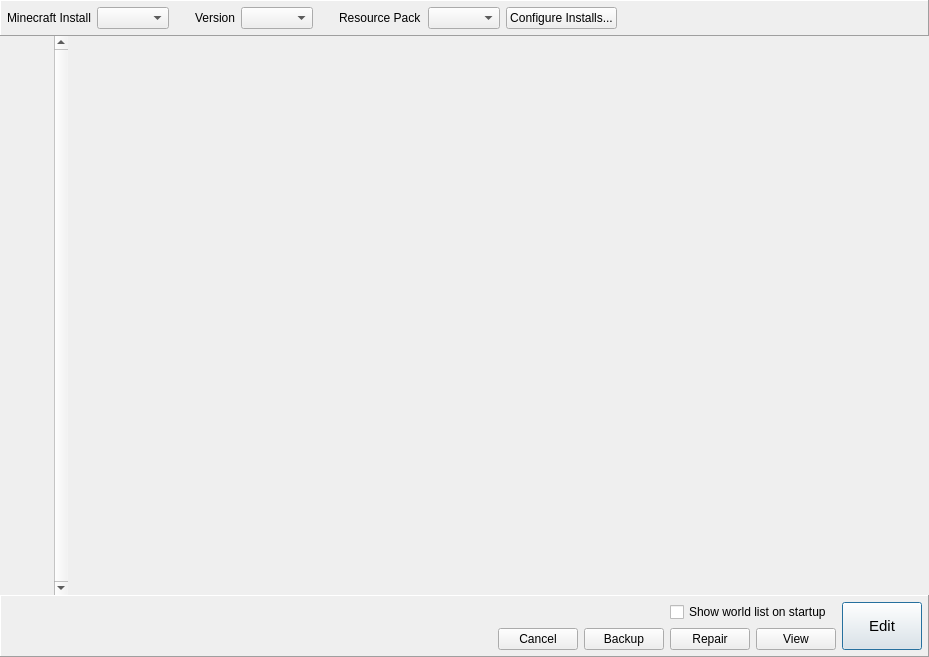
<?xml version="1.0" encoding="UTF-8"?>
<ui version="4.0">
 <class>worldList</class>
 <widget class="QWidget" name="worldList">
  <property name="geometry">
   <rect>
    <x>0</x>
    <y>0</y>
    <width>929</width>
    <height>657</height>
   </rect>
  </property>
  <property name="windowTitle">
   <string>MCEdit - World List</string>
  </property>
  <layout class="QVBoxLayout" name="verticalLayout">
   <property name="spacing">
    <number>0</number>
   </property>
   <property name="margin">
    <number>0</number>
   </property>
   <item>
    <widget class="QFrame" name="frame1">
     <property name="frameShape">
      <enum>QFrame::Panel</enum>
     </property>
     <property name="frameShadow">
      <enum>QFrame::Raised</enum>
     </property>
     <layout class="QHBoxLayout" name="horizontalLayout">
      <property name="margin">
       <number>6</number>
      </property>
      <item>
       <widget class="QLabel" name="label">
        <property name="text">
         <string>Minecraft Install</string>
        </property>
       </widget>
      </item>
      <item>
       <widget class="QComboBox" name="minecraftInstallBox"/>
      </item>
      <item>
       <spacer name="horizontalSpacer_2">
        <property name="orientation">
         <enum>Qt::Horizontal</enum>
        </property>
        <property name="sizeType">
         <enum>QSizePolicy::Minimum</enum>
        </property>
        <property name="sizeHint" stdset="0">
         <size>
          <width>20</width>
          <height>20</height>
         </size>
        </property>
       </spacer>
      </item>
      <item>
       <widget class="QLabel" name="label_2">
        <property name="text">
         <string>Version</string>
        </property>
       </widget>
      </item>
      <item>
       <widget class="QComboBox" name="minecraftVersionBox"/>
      </item>
      <item>
       <spacer name="horizontalSpacer_3">
        <property name="orientation">
         <enum>Qt::Horizontal</enum>
        </property>
        <property name="sizeType">
         <enum>QSizePolicy::Minimum</enum>
        </property>
        <property name="sizeHint" stdset="0">
         <size>
          <width>20</width>
          <height>20</height>
         </size>
        </property>
       </spacer>
      </item>
      <item>
       <widget class="QLabel" name="label_3">
        <property name="text">
         <string>Resource Pack</string>
        </property>
       </widget>
      </item>
      <item>
       <widget class="QComboBox" name="resourcePackBox"/>
      </item>
      <item>
       <widget class="QPushButton" name="configureButton">
        <property name="text">
         <string>Configure Installs...</string>
        </property>
       </widget>
      </item>
      <item>
       <spacer name="horizontalSpacer">
        <property name="orientation">
         <enum>Qt::Horizontal</enum>
        </property>
        <property name="sizeHint" stdset="0">
         <size>
          <width>40</width>
          <height>20</height>
         </size>
        </property>
       </spacer>
      </item>
     </layout>
    </widget>
   </item>
   <item>
    <widget class="QFrame" name="frame2">
     <property name="frameShape">
      <enum>QFrame::NoFrame</enum>
     </property>
     <property name="frameShadow">
      <enum>QFrame::Raised</enum>
     </property>
     <layout class="QHBoxLayout" name="horizontalLayout_2">
      <property name="spacing">
       <number>0</number>
      </property>
      <property name="margin">
       <number>0</number>
      </property>
      <item>
       <widget class="QScrollArea" name="scrollArea">
        <property name="sizePolicy">
         <sizepolicy hsizetype="Preferred" vsizetype="Expanding">
          <horstretch>0</horstretch>
          <verstretch>0</verstretch>
         </sizepolicy>
        </property>
        <property name="frameShape">
         <enum>QFrame::NoFrame</enum>
        </property>
        <property name="verticalScrollBarPolicy">
         <enum>Qt::ScrollBarAlwaysOn</enum>
        </property>
        <property name="horizontalScrollBarPolicy">
         <enum>Qt::ScrollBarAlwaysOff</enum>
        </property>
        <property name="widgetResizable">
         <bool>true</bool>
        </property>
        <widget class="QWidget" name="scrollAreaWidgetContents">
         <property name="geometry">
          <rect>
           <x>0</x>
           <y>0</y>
           <width>52</width>
           <height>560</height>
          </rect>
         </property>
        </widget>
       </widget>
      </item>
      <item>
       <widget class="QStackedWidget" name="stackedWidget">
        <property name="lineWidth">
         <number>0</number>
        </property>
        <property name="currentIndex">
         <number>-1</number>
        </property>
       </widget>
      </item>
     </layout>
    </widget>
   </item>
   <item>
    <widget class="QFrame" name="frame3">
     <property name="frameShape">
      <enum>QFrame::Panel</enum>
     </property>
     <property name="frameShadow">
      <enum>QFrame::Raised</enum>
     </property>
     <layout class="QGridLayout" name="gridLayout">
      <property name="margin">
       <number>6</number>
      </property>
      <item row="1" column="1">
       <widget class="QPushButton" name="cancelButton">
        <property name="text">
         <string>Cancel</string>
        </property>
       </widget>
      </item>
      <item row="0" column="5" rowspan="2">
       <widget class="QPushButton" name="editButton">
        <property name="sizePolicy">
         <sizepolicy hsizetype="Minimum" vsizetype="Expanding">
          <horstretch>0</horstretch>
          <verstretch>0</verstretch>
         </sizepolicy>
        </property>
        <property name="focusPolicy">
         <enum>Qt::StrongFocus</enum>
        </property>
        <property name="contextMenuPolicy">
         <enum>Qt::PreventContextMenu</enum>
        </property>
        <property name="styleSheet">
         <string notr="true">font: 11pt;
</string>
        </property>
        <property name="text">
         <string>Edit</string>
        </property>
        <property name="autoDefault">
         <bool>true</bool>
        </property>
        <property name="default">
         <bool>true</bool>
        </property>
       </widget>
      </item>
      <item row="1" column="2">
       <widget class="QPushButton" name="backupButton">
        <property name="text">
         <string>Backup</string>
        </property>
       </widget>
      </item>
      <item row="0" column="3" colspan="2">
       <widget class="QCheckBox" name="showListAgainInput">
        <property name="text">
         <string>Show world list on startup</string>
        </property>
       </widget>
      </item>
      <item row="1" column="4">
       <widget class="QPushButton" name="viewButton">
        <property name="text">
         <string>View</string>
        </property>
       </widget>
      </item>
      <item row="1" column="3">
       <widget class="QPushButton" name="repairButton">
        <property name="text">
         <string>Repair</string>
        </property>
       </widget>
      </item>
      <item row="0" column="0" rowspan="2">
       <widget class="QWidget" name="infoBox" native="true">
        <property name="sizePolicy">
         <sizepolicy hsizetype="Expanding" vsizetype="Preferred">
          <horstretch>0</horstretch>
          <verstretch>0</verstretch>
         </sizepolicy>
        </property>
       </widget>
      </item>
     </layout>
    </widget>
   </item>
  </layout>
 </widget>
 <resources/>
 <connections/>
</ui>
